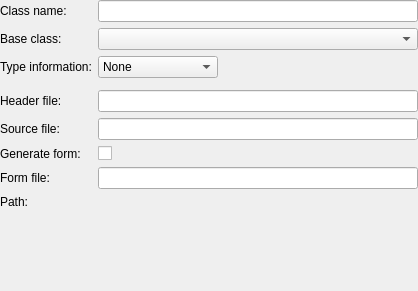
<?xml version="1.0" encoding="UTF-8"?>
<ui version="4.0">
 <class>Utils::NewClassWidget</class>
 <widget class="QWidget" name="Utils::NewClassWidget">
  <property name="geometry">
   <rect>
    <x>0</x>
    <y>0</y>
    <width>418</width>
    <height>291</height>
   </rect>
  </property>
  <layout class="QFormLayout" name="formLayout">
   <property name="fieldGrowthPolicy">
    <enum>QFormLayout::ExpandingFieldsGrow</enum>
   </property>
   <property name="margin">
    <number>0</number>
   </property>
   <item row="0" column="0">
    <widget class="QLabel" name="classNameLabel">
     <property name="text">
      <string>Class name:</string>
     </property>
    </widget>
   </item>
   <item row="0" column="1">
    <widget class="Utils::ClassNameValidatingLineEdit" name="classLineEdit"/>
   </item>
   <item row="1" column="0">
    <widget class="QLabel" name="baseClassLabel">
     <property name="text">
      <string>Base class:</string>
     </property>
    </widget>
   </item>
   <item row="1" column="1">
    <widget class="QComboBox" name="baseClassComboBox">
     <property name="sizePolicy">
      <sizepolicy hsizetype="MinimumExpanding" vsizetype="Fixed">
       <horstretch>0</horstretch>
       <verstretch>0</verstretch>
      </sizepolicy>
     </property>
    </widget>
   </item>
   <item row="2" column="0">
    <widget class="QLabel" name="classTypeLabel">
     <property name="text">
      <string>Type information:</string>
     </property>
    </widget>
   </item>
   <item row="2" column="1">
    <widget class="QComboBox" name="classTypeComboBox">
     <item>
      <property name="text">
       <string>None</string>
      </property>
     </item>
     <item>
      <property name="text">
       <string>Inherits QObject</string>
      </property>
     </item>
     <item>
      <property name="text">
       <string>Inherits QWidget</string>
      </property>
     </item>
    </widget>
   </item>
   <item row="3" column="0">
    <spacer name="verticalSpacer">
     <property name="orientation">
      <enum>Qt::Vertical</enum>
     </property>
     <property name="sizeType">
      <enum>QSizePolicy::Fixed</enum>
     </property>
     <property name="sizeHint" stdset="0">
      <size>
       <width>0</width>
       <height>0</height>
      </size>
     </property>
    </spacer>
   </item>
   <item row="3" column="1">
    <spacer name="verticalSpacer_2">
     <property name="orientation">
      <enum>Qt::Vertical</enum>
     </property>
     <property name="sizeType">
      <enum>QSizePolicy::Fixed</enum>
     </property>
     <property name="sizeHint" stdset="0">
      <size>
       <width>0</width>
       <height>0</height>
      </size>
     </property>
    </spacer>
   </item>
   <item row="4" column="0">
    <widget class="QLabel" name="headerLabel">
     <property name="text">
      <string>Header file:</string>
     </property>
    </widget>
   </item>
   <item row="4" column="1">
    <widget class="Utils::FileNameValidatingLineEdit" name="headerFileLineEdit"/>
   </item>
   <item row="5" column="0">
    <widget class="QLabel" name="sourceLabel">
     <property name="text">
      <string>Source file:</string>
     </property>
    </widget>
   </item>
   <item row="5" column="1">
    <widget class="Utils::FileNameValidatingLineEdit" name="sourceFileLineEdit"/>
   </item>
   <item row="6" column="0">
    <widget class="QLabel" name="generateFormLabel">
     <property name="text">
      <string>Generate form:</string>
     </property>
    </widget>
   </item>
   <item row="6" column="1">
    <widget class="QCheckBox" name="generateFormCheckBox">
     <property name="text">
      <string/>
     </property>
    </widget>
   </item>
   <item row="7" column="0">
    <widget class="QLabel" name="formLabel">
     <property name="text">
      <string>Form file:</string>
     </property>
    </widget>
   </item>
   <item row="7" column="1">
    <widget class="Utils::FileNameValidatingLineEdit" name="formFileLineEdit"/>
   </item>
   <item row="8" column="0">
    <widget class="QLabel" name="pathLabel">
     <property name="text">
      <string>Path:</string>
     </property>
    </widget>
   </item>
   <item row="8" column="1">
    <widget class="Utils::PathChooser" name="pathChooser"/>
   </item>
  </layout>
 </widget>
 <customwidgets>
  <customwidget>
   <class>Utils::ClassNameValidatingLineEdit</class>
   <extends>QLineEdit</extends>
   <header location="global">utils/classnamevalidatinglineedit.h</header>
  </customwidget>
  <customwidget>
   <class>Utils::FileNameValidatingLineEdit</class>
   <extends>QLineEdit</extends>
   <header location="global">utils/filenamevalidatinglineedit.h</header>
  </customwidget>
  <customwidget>
   <class>Utils::PathChooser</class>
   <extends>QWidget</extends>
   <header location="global">utils/pathchooser.h</header>
   <container>1</container>
  </customwidget>
 </customwidgets>
 <resources/>
 <connections/>
</ui>
